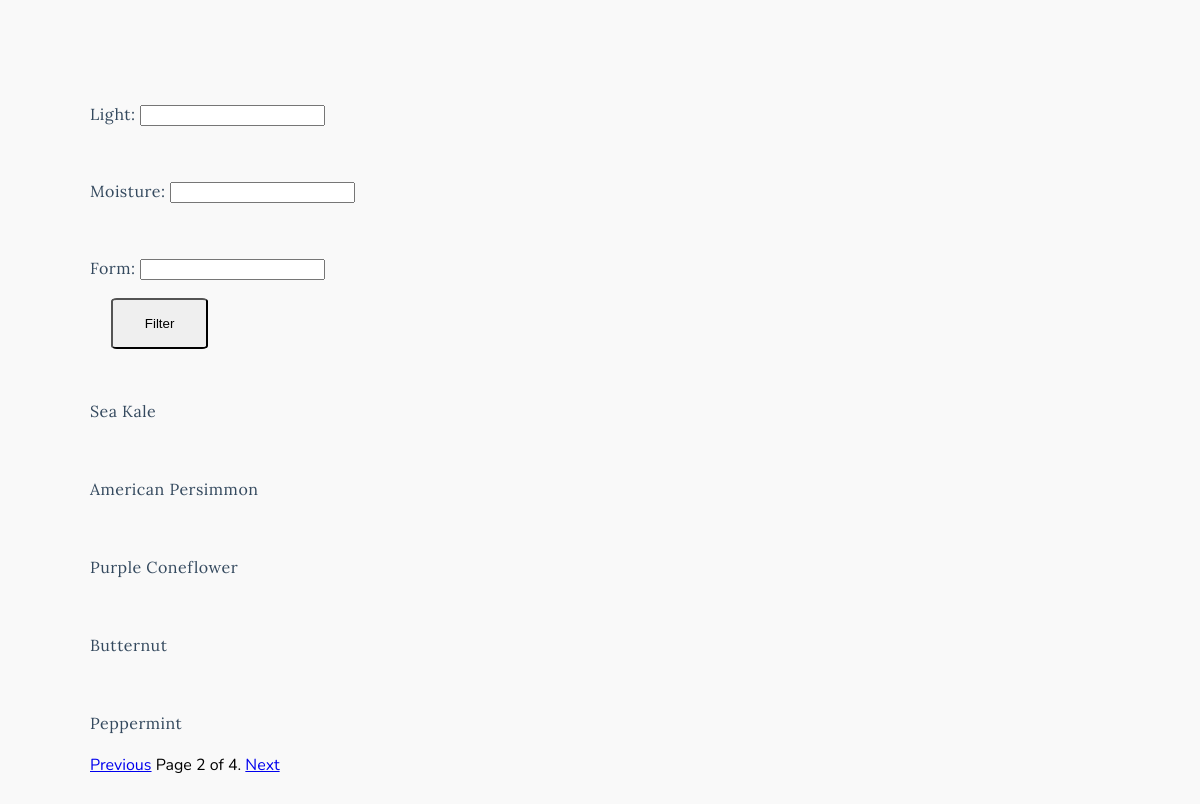
Screenshot of /plants/?page=2 with the database file from the repository.
### plants/models.py (models this page shows, shortened)
class Plant(models.Model):
    genus = models.CharField(max_length=50)
    species = models.CharField(max_length=50)
    slug = models.SlugField(max_length=120, unique=False)
    common_name = models.CharField(max_length=100)
    family = models.CharField(max_length=30)
    zones = models.JSONField(blank=True, default=list)
    light = models.CharField(
        max_length=3,
        validators=[RegexValidator(regex='^[fds]{1,3}$')],
    )
    moisture = models.CharField(
        max_length=3,
        validators=[RegexValidator(regex='^[xmh]{1,3}$')],
    )
    form = models.CharField(
        max_length=10,
        choices=[('Herb', 'Herb'),
        ('Shrub', 'Shrub'),
        ('Tree', 'Tree'),
        ('Bamboo', 'Bamboo'),
        ('Vine', 'Vine')],
    )
    form_size = models.CharField(max_length=5)
    min_h = models.FloatField()
    max_h = models.FloatField()
    min_w = models.FloatField()
    max_w = models.FloatField()
    description = models.TextField(null=True, blank=True)
    tags = TaggableManager(through=PlantTaggedItem)
    class Meta:
        ordering = ['genus', 'species']
        indexes = [
            models.Index(fields=['genus', 'species'], name='latin_name_idx')
        ]

### plants/views.py (the view)
# urls.py: path('', views.db_view, name='db_view'),
def db_view(request, tag_slug=None):
    plant_list = Plant.objects.all()
    tag = None
    if tag_slug:
        tag = get_object_or_404(Tag, slug=tag_slug)
        plant_list = plant_list.filter(tags__in=[tag])
    filter_form = PlantFilterForm(request.GET)
    if filter_form.is_valid():
        for field in ['light', 'moisture', 'form']:
            value = filter_form.cleaned_data[field]
            if value:
                plant_list = plant_list.filter(**{f"{field}__icontains": value})
        paginator = Paginator(plant_list, 5)  # 5 results per page
        page_number = request.GET.get('page')
        page_obj = paginator.get_page(page_number)
    return render(request, 'db_view.html', {
        'page_obj': page_obj,
        'filter_form': filter_form,
        'tag': tag
    })

### plants/forms.py
class PlantFilterForm(forms.Form):
    light = forms.CharField(required=False)
    moisture = forms.CharField(required=False)
    form = forms.CharField(required=False)

### plants/templates/db_view.html (shortened to what this page needs)
{% extends 'base.html' %}
{% load static %}
{% block content %}
    <form method="get">
        {{ filter_form.as_p }}
        <button type="submit">Filter</button>
    </form>
    {% for plant in page_obj %}
        <div class="db-list-plant-name-wrapper">
            <p>
                <a href="{% url 'plants:plant_detail' plant.slug %}" class="db-list-plant-name">
                    {{ plant.common_name }}
                </a>
            </p>
        </div>
    {% endfor %}
    {% include 'pagination.html'  with page=plants %}
{% endblock %}

### plants/static/styles.css (style rules this page uses)
body { font-family: Nunito, sans-serif; margin: 100px auto; padding: 0px 20px; background-color: #f9f9f9; width: 85%; }
p { font-family: "Lora", serif; font-size: 1rem; letter-spacing: 0.03rem; line-height: 1.8; color: #34495e; margin-top: 3rem; margin-right: 3rem; }
button { margin: 0rem 1.3rem; cursor: pointer; border-radius: 6%; padding: 1rem 2rem; }
.db-list-plant-name-wrapper { margin-top: 0.5em; }
.db-list-plant-name { display: inline-block; text-transform: capitalize; text-decoration: none; color: inherit; border-bottom: 0.1em solid transparent; transition: color 0.3s, border-bottom-color 0.3s; }

### rows the page displays
Plant: common_name "Sea Kale"
Plant: common_name "American Persimmon"
Plant: common_name "Purple Coneflower"
Plant: common_name "Butternut"
Plant: common_name "Peppermint"

### other values shown
{{ page_obj.number }} "2"
{{ page_obj.paginator.num_pages }} "4"
